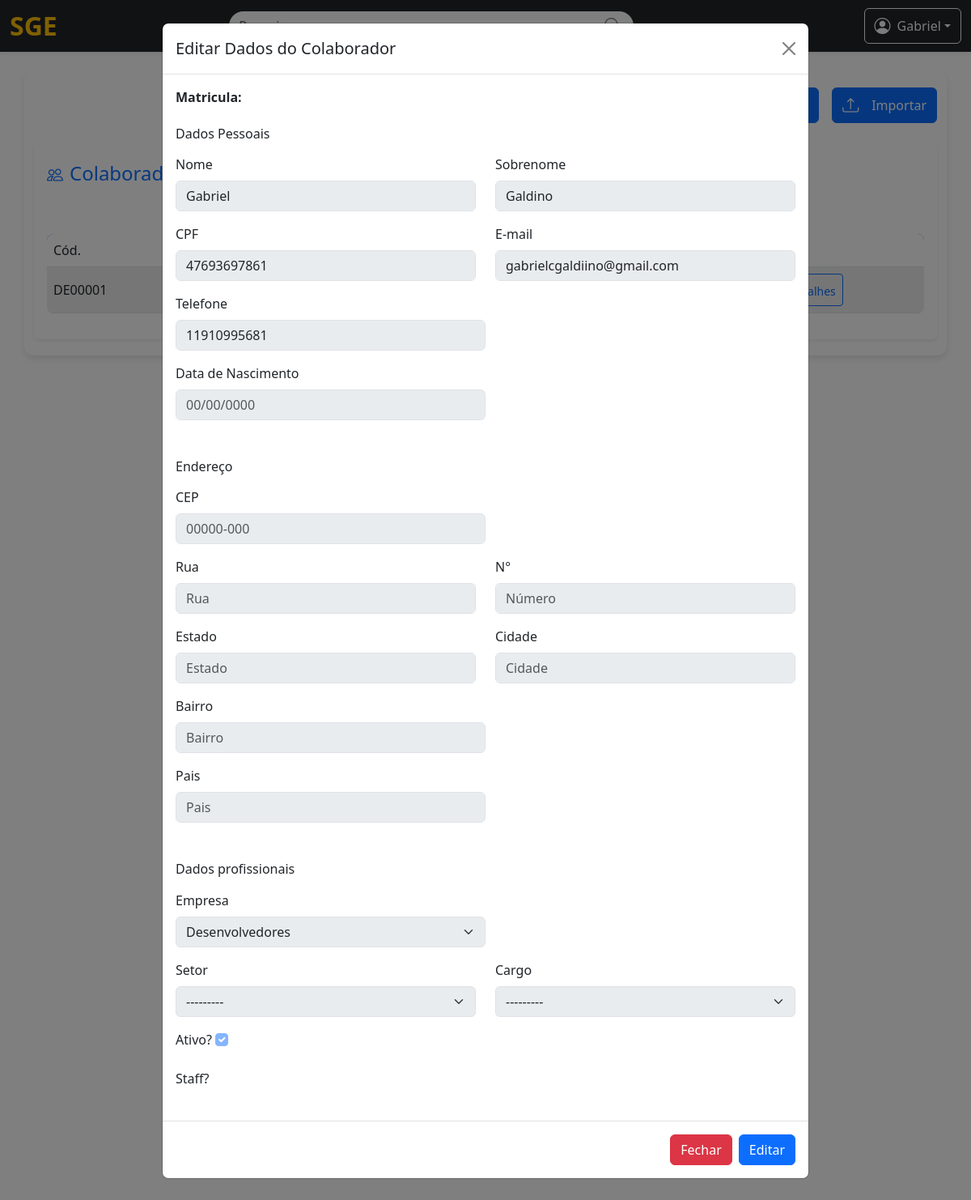
The page /colaboradores/?matricula=DE00001 (signed in) on the database its author committed.
### Usuario/models.py (models this page shows, shortened)
class Colaborador(AbstractUser):
    def validar_cpf(value):
        cpf = CPF()
        if not cpf.validate(value):
            raise ValidationError('CPF inválido.')
    colaborador_groups = models.ManyToManyField(Group, related_name='colaborador', blank=True)
    colaborador_permissions = models.ManyToManyField(Permission, related_name='colaborador_permission', blank=True)
    cpf = models.CharField(max_length=14, unique=True, validators=[validar_cpf])
    email = models.EmailField(max_length=50, unique=True)
    telefone = models.CharField(max_length=15, blank=True, null=True)
    endereco = models.ForeignKey(
        Endereco, on_delete=models.PROTECT, blank=True, null=True)
    data_nascimento = models.DateField(blank=True, null=True)
    empresa = models.ForeignKey(
        Empresa, on_delete=models.PROTECT, blank=True, null=True, related_name='colaboradores')
    setor = models.ForeignKey(Setor, on_delete=models.PROTECT,
                              blank=True, null=True, related_name='cargo')
    cargo = models.ForeignKey(Cargo, on_delete=models.PROTECT,
                              blank=True, null=True, related_name='cargo')
    matricula = models.CharField(max_length=20, unique=True, blank=True, null=True)
    data_demissao = models.DateField(blank=True, null=True)
    is_active = models.BooleanField(default=1)
    is_developer = models.BooleanField(default=False)
    USERNAME_FIELD = 'username'

### Configurações/views.py (the view, shortened to what this page needs)
# urls.py: path('colaboradores/', colaboradores_view, name='colaboradores'),
def colaboradores_view(request):
    matricula = request.GET.get('matricula')
    colaboradores = Colaborador.objects.filter(empresa=request.user.empresa_id)
    colaborador = None
    form_atualizar = None
    form_endereco = EnderecoForm()
    form_colaborador = ColaboradorForm()
    if matricula:
        try:
            colaborador = Colaborador.objects.get(matricula=matricula)
            form_atualizar = ColaboradorForm(instance=colaborador)
            if colaborador.endereco:
                form_endereco = EnderecoForm(instance=colaborador.endereco)
        except Colaborador.DoesNotExist:
            print(f"Colaborador com matrícula {matricula} não encontrado.")
            colaborador = None
    return render(request, 'colaboradores.html', {
        'colaboradores': colaboradores,
        'form_colaborador': form_colaborador,
        'form_endereco': form_endereco,
        'form_atualizar': form_atualizar,
    })

### Market/auth_developers.py (called while the page is built)
    def get_user(self, user_id):
        try:
            return User.objects.get(pk=user_id, is_developer=True)
        except User.DoesNotExist:
            return None

### Organização/models.py (called while the page is built)
    def __str__(self):
        return self.nome_fantasia

    def __str__(self):
        return self.nome_setor

    def __str__(self):
        return self.nome_cargo

### Configurações/templates/colaboradores.html (shortened to what this page needs)
{% extends 'index.html' %}
{% load static %}
{% block css %}
<link rel="stylesheet" href="{% static 'styles/colaboradores.css' %}">
{% endblock %}
{% block content %}
<div class="container mt-4">
    <div class="d-flex justify-content-end mb-4 gap-3">
        <button class="btn btn-primary" data-bs-toggle="modal" data-bs-target="#modalCadastroColaborador">
        </button>
        <button class="btn btn-primary" data-bs-toggle="modal" data-bs-target="#importModal" id="btn_import">
            <i class="bi bi-upload me-2"></i>Importar
        </button>
    </div>
    <div class="card settings-card shadow-sm border-0">
        <div class="card-header bg-white border-0 py-4">
            <h4 class="mb-0 text-primary"><i class="bi bi-people me-2"></i>Colaboradores</h4>
        </div>
        <div class="card-body">
            <div class="table-responsive">
                <table class="table table-hover">
                    <thead>
                        <tr>
                            <th>Cód.</th>
                            <th>Nome</th>
                            <th>Setor</th>
                            <th>Cargo</th>
                            <th>Admissão</th>
                            <th>Ativo</th>
                            <th>Ações</th>
                        </tr>
                    </thead>
                    <tbody>
                        {% for colaborador in colaboradores %}
                        <tr>
                            <td class="align-middle">{{ colaborador.matricula }}</td>
                            <td class="align-middle">{{ colaborador.first_name }} {{ colaborador.last_name }}</td>
                            <td class="align-middle">{{ colaborador.setor }}</td>
                            <td class="align-middle">{{ colaborador.cargo }}</td>
                            <td class="align-middle">{{ colaborador.date_joined|date:"d/m/Y" }}</td>
                            <td class="align-middle">
                            </td>
                            <td class="align-middle">
                                <a href="{% url 'colaboradores' %}?matricula={{ colaborador.matricula }}" class="btn btn-sm btn-outline-primary view-details">
                                    Detalhes
                                </a>
                                {% include 'modais/modal_edição_colaborador.html' %}
                            </td>
                        </tr>
                        {% empty %}
                        <tr>
                            <td colspan="7" class="text-center">Nenhum colaborador encontrado.</td>
                        </tr>
                        {% endfor %}
                    </tbody>
                </table>
            </div>
        </div>
    </div>
</div>
{% endblock %}

### templates/navigation_bar.html (shortened to what this page needs)
{% load static %}
<head>
    <link rel="stylesheet" href="{% static 'styles/navigation_bar.css' %}">
    <link href="https://cdn.jsdelivr.net/npm/bootstrap@5.3.0/dist/css/bootstrap.min.css" rel="stylesheet">
    <link href="https://cdn.jsdelivr.net/npm/bootstrap-icons/font/bootstrap-icons.css" rel="stylesheet">
</head>
<nav class="navbar navbar-expand-lg navbar-dark bg-dark shadow-sm">
    <div class="container-fluid">
        <div class="navbar-brand">
            <h2 class="text-warning mb-0">SGE</h2>
        </div>
        <form class="d-flex mx-auto w-50">
            <div class="input-group">
            </div>
        </form>
        <div class="dropdown">
            <button class="btn btn-outline-light dropdown-toggle d-flex align-items-center" type="button" id="userDropdown" data-bs-toggle="dropdown" aria-expanded="false">
                <i class="bi bi-person-circle me-2"></i>
                {{ request.user.first_name|default:"Usuário" }}
            </button>
        </div>
    </div>
</nav>

### Configurações/templates/modais/modal_edição_colaborador.html (shortened to what this page needs)
<div class="modal fade" id="editColaboradorModal" tabindex="-1" aria-labelledby="editColaboradorLabel" aria-hidden="false">
    <div class="modal-dialog modal-lg">
      <div class="modal-content">
        <div class="modal-header">
          <h5 class="modal-title" id="editColaboradorLabel">Editar Dados do Colaborador</h5>
          <button type="button" class="btn-close" data-bs-dismiss="modal" aria-label="Close"></button>
        </div>
        <form id="editColaboradorForm" method="post">
          <div class="modal-body">
            <div class="row">
              <div class="col-md-6 mb-3">
                <strong><label for="matricula" class="form-label">Matricula: </strong>{{ form_atualizar.matricula }}</label>
              </div>
              <h6 class="mb-3">Dados Pessoais</h6>
              <div class="col-md-6 mb-3">
                <label for="nome_edit" class="form-label">Nome</label>
                {{ form_atualizar.first_name }}
              </div>
              <div class="col-md-6 mb-3">
                <label for="sobrenome_edit" class="form-label">Sobrenome</label>
                {{ form_atualizar.last_name }}
              </div>
            </div>
            <div class="row">
              <div class="col-md-6 mb-3">
                <label for="cpf_edit" class="form-label">CPF</label>
                {{ form_atualizar.cpf }}
              </div>
              <div class="col-md-6 mb-3">
                <label for="email_edit" class="form-label">E-mail</label>
                {{ form_atualizar.email }}
              </div>
            </div>
            <div class="col-md-6 mb-3">
              <label for="telefone_edit" class="form-label">Telefone</label>
              {{ form_atualizar.telefone }}
            </div>
            <div class="col-md-6 mb-3">
              <label for="data_nascimento_edit" class="form-label">Data de Nascimento</label>
              {{ form_atualizar.data_nascimento }}
            </div>
            <h6 class="mb-3 mt-5">Endereço</h6>
            <div class="col-md-6 mb-3">
              <label for="cep_edit" class="form-label">CEP</label>
              {{ form_endereco.cep }}
            </div>
            <div class="row">
              <div class="col-md-6 mb-3">
                <label for="rua_edit" class="form-label">Rua</label>
                {{ form_endereco.rua }}
              </div>
              <div class="col-md-6 mb3">
                <label for="n_edit" class="form-label">N°</label>
                {{ form_endereco.numero }}
              </div>
            </div>
            <div class="row">
              <div class="col-md-6 mb-3">
                <label for="estado_edit" class="form-label">Estado</label>
                {{ form_endereco.estado }}
              </div>
              <div class="col-md-6 mb-3">
                <label for="cidade_edit" class="form-label">Cidade</label>
                {{ form_endereco.cidade }}
              </div>
            </div>
            <div class="col-md-6 mb-3">
              <label for="bairro_edit" class="form-label">Bairro</label>
              {{ form_endereco.bairro }}
            </div>
            <div class="col-md-6 mb-3">
              <label for="pais_edit" class="form-label">Pais</label>
              {{ form_endereco.pais }}
            </div>
            <h6 class="mb-3 mt-5">Dados profissionais</h6>
            <div class="col-md-6 mb-3">
              <label for="empresa_notEditable" class="form-label">Empresa</label>
              {{ form_atualizar.empresa }}
            </div>
            <div class="row">
              <div class="col-md-6 mb-3">
                <label for="setor_edit" class="form-label">Setor</label>
                {{ form_atualizar.setor }}
              </div>
              <div class="col-md-6 mb-3">
                <label for="cargo" class="form-label">Cargo</label>
                {{ form_atualizar.cargo }}
              </div>
            </div>
            <div class="mb-3 align-middle">
              <label for="is_active_edit" class="form-label">Ativo?</label>
              {{ form_atualizar.is_active }}
            </div>
            <div class="mb-3">
              <label for="is_staff_edit" class="form-label">Staff?</label>
            </div>
          </div>
          <div class="modal-footer" id="footerModal">
            <a type="button" class="btn btn-danger" data-bs-dismiss="modal" id="close">Fechar</a>
            <button type="button" class="btn btn-primary" id="edit" name="atualizar">Editar</button>
          </div>
        </form>
      </div>
    </div>
  </div>

### Configurações/static/styles/colaboradores.css (style rules this page uses)
body { font-family: 'Roboto', sans-serif; background-color: #f8f9fa; }
.container { padding: 20px; background-color: #fff; border-radius: 12px; box-shadow: 0 4px 8px rgba(0, 0, 0, 0.1); margin-top: 20px; }
.btn-primary { background-color: #0d6efd; border: none; padding: 10px 20px; border-radius: 8px; transition: background-color 0.2s ease, transform 0.2s ease; }
.btn-outline-primary { border: 1px solid #0d6efd; color: #0d6efd; transition: background-color 0.2s ease, color 0.2s ease; }
.table { margin-top: 20px; border-radius: 8px; overflow: hidden; }
.table thead { background-color: #0d6efd; color: #fff; }
.table th { font-weight: 500; padding: 12px; }
.table td { padding: 12px; vertical-align: middle; }
#btn_import { display: flex; align-items: center; gap: 8px; }
.view-details { display: inline-flex; align-items: center; gap: 8px; }

### static/styles/navigation_bar.css (style rules this page uses)
.navbar { padding: 0.75rem 1rem; background-color: #343a40 !important; box-shadow: 0 4px 8px rgba(0, 0, 0, 0.1); }
.navbar-brand h2 { color: #ffc107; font-weight: bold; }
.input-group { max-width: 500px; }
.form-control { background-color: #495057; border: none; color: #fff; transition: background-color 0.2s ease, box-shadow 0.2s ease; }
.bi { font-size: 1.25rem; }

### rows shown on the page
Colaborador: user.first_name "Gabriel", matricula "DE00001", first_name "Gabriel", last_name "Galdino", cpf "47693697861", email "gabrielcgaldiino@gmail.com", telefone "11910995681", empresa "Desenvolvedores", setor "---------", cargo "---------", is_active "☑"
